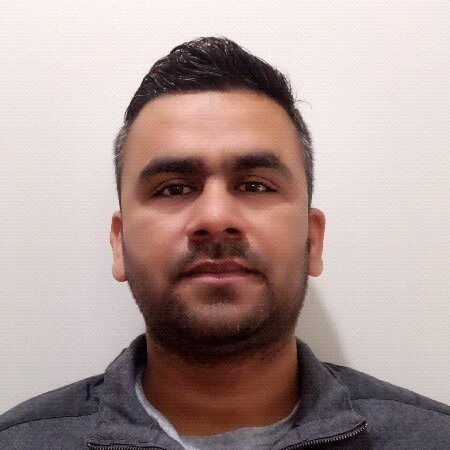
#> input picture img/jitender-sharma-profile.jpg, 450 x 450 px
$ python restamp-site-image-chrome.py ../img/jitender-sharma-profile.jpg
#> lines starting #> are read from the running program, lines starting #| are printed output that depends on the picture
#!/usr/bin/env python3
"""Bulk restamp G.A.I.N chrome onto OLD hero PNGs that have empty corners.

For empty-corner bulk restamp of OLD images only. Never use this on new
GenerateImage output. Compose chrome in the original GenerateImage instead
(see .cursor/rules/site-image-chrome.mdc).

Skips (fails) if the top-left or bottom-right already contain text, so a
stamp cannot cover titles, labels, or legends.
"""

from __future__ import annotations

import math
import sys
from pathlib import Path

from PIL import Image, ImageDraw, ImageFont

BOLD = Path("/System/Library/Fonts/Supplemental/Arial Bold.ttf")
REGULAR = Path("/System/Library/Fonts/Supplemental/Arial.ttf")
WHITE = (255, 255, 255, 255)
MUTED = (186, 210, 232, 255)
# Bright occupancy in a corner above this share is treated as existing text.
_TEXT_LUMA = 180
_TEXT_SHARE = 0.04


class OccupiedCornerError(RuntimeError):
    """Top-left or bottom-right already has text; stamping would cover it."""


def _region_has_text(im: Image.Image, box: tuple[int, int, int, int]) -> bool:
    crop = im.crop(box).convert("L")
    pixels = list(crop.getdata())
    if not pixels:
        return False
    bright = sum(1 for p in pixels if p > _TEXT_LUMA)
    return (bright / len(pixels)) > _TEXT_SHARE


def _hex_points(cx: float, cy: float, r: float) -> list[tuple[float, float]]:
    # Flat-top hex matching static/img/logo.svg (r ~ 9 in 18px icon).
    w = r * (7.8 / 9)
    h = r
    return [
        (cx, cy - h),
        (cx + w, cy - h / 2),
        (cx + w, cy + h / 2),
        (cx, cy + h),
        (cx - w, cy + h / 2),
        (cx - w, cy - h / 2),
    ]


def stamp(path: Path) -> None:
    im = Image.open(path).convert("RGBA")
    w, h = im.size
#> w = 450; h = 450
    tl = (0, 0, max(1, int(w * 0.28)), max(1, int(h * 0.16)))
#> tl = (0, 0, 126, 72)
    br = (min(w - 1, int(w * 0.72)), min(h - 1, int(h * 0.84)), w, h)
#> br = (324, 378, 450, 450)
    if _region_has_text(im, tl) or _region_has_text(im, br):
#> in _region_has_text, `crop = im.crop(box).convert("L")`:
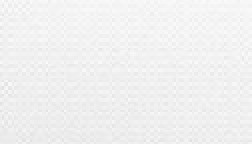
#> crop: PIL image 126x72 L (shown 2 times larger); min 223, max 251, mean 240.5
#> in _region_has_text, `pixels = list(crop.getdata())`: pixels = 9072 values, max 251 at index 1, min 223 at index 8915, mean 240.5
#> in _region_has_text, `bright = sum(1 for p in pixels if p > _TEXT_LUMA)`: bright = 9072
        raise OccupiedCornerError(
            f"skip {path.name}: top-left or bottom-right already contains text"
        )
    overlay = Image.new("RGBA", im.size, (0, 0, 0, 0))
    draw = ImageDraw.Draw(overlay)

    pad = max(18, int(w * 0.022))
    icon_r = max(14, int(w * 0.014))
    stroke = max(1.5, w * 0.00115)
    cx = pad + icon_r
    cy = pad + icon_r

    draw.ellipse(
        [cx - icon_r, cy - icon_r, cx + icon_r, cy + icon_r],
        outline=WHITE,
        width=max(2, int(round(stroke))),
    )
    hex_r = icon_r * 0.56
    pts = _hex_points(cx, cy, hex_r)
    draw.polygon(pts, outline=WHITE, width=max(2, int(round(stroke))))
    # Internal wireframe
    draw.line([pts[0], pts[3]], fill=WHITE, width=max(2, int(round(stroke))))
    draw.line([pts[1], pts[4]], fill=WHITE, width=max(2, int(round(stroke))))
    draw.line([pts[2], pts[5]], fill=WHITE, width=max(2, int(round(stroke))))
    dot = max(2, int(icon_r * 0.09))
    draw.ellipse([cx - dot, cy - dot, cx + dot, cy + dot], fill=WHITE)

    word_size = max(16, int(w * 0.0165))
    font_gain = ImageFont.truetype(str(BOLD), word_size)
    gx = cx + icon_r + max(10, int(w * 0.01))
    gy = cy - word_size * 0.42
    draw.text((gx, gy), "G.A.I.N", font=font_gain, fill=WHITE)

    url_size = max(13, int(w * 0.0125))
    font_url = ImageFont.truetype(str(REGULAR), url_size)
    url = "jitendersharma.dev"
    bbox = draw.textbbox((0, 0), url, font=font_url)
    tw, th = bbox[2] - bbox[0], bbox[3] - bbox[1]
    ux = w - pad - tw
    uy = h - pad - th
    draw.text((ux, uy), url, font=font_url, fill=MUTED)

    out = Image.alpha_composite(im, overlay).convert("RGB")
    out.save(path, "PNG", optimize=True)
    print(f"stamped {path.name} ({w}x{h})")


def main() -> int:
    paths = [Path(p) for p in sys.argv[1:]]
    if not paths:
        print("usage: restamp-site-image-chrome.py <png>...", file=sys.stderr)
        return 2
    failed = False
    for p in paths:
        if not p.is_file():
            print(f"missing: {p}", file=sys.stderr)
            return 1
        try:
            stamp(p)
        except OccupiedCornerError as exc:
            print(str(exc), file=sys.stderr)
            failed = True
#> failed = True
    return 1 if failed else 0


if __name__ == "__main__":
#> (the run stopped early here; a loop or call above may not have finished)
